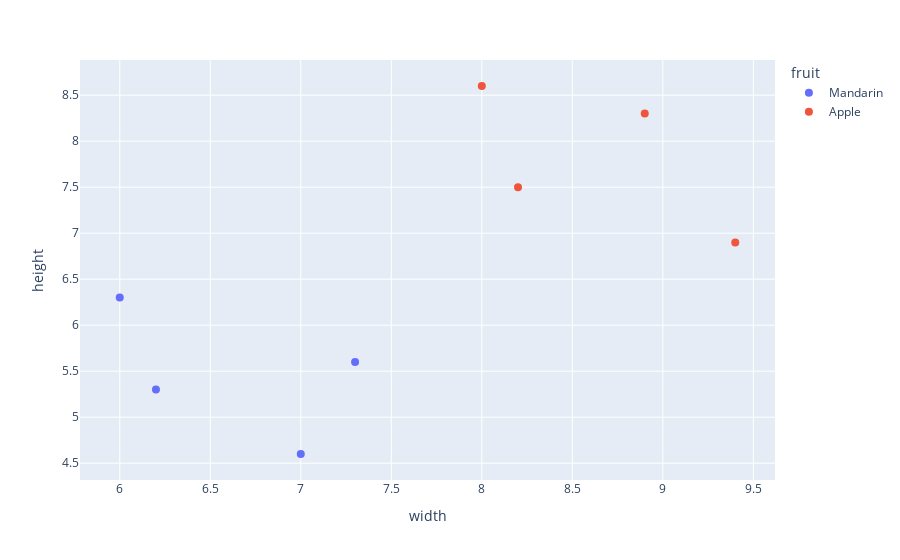

Notebook source saved alongside this figure:
### Code cell
# Plot dataset
fig = px.scatter(df, x="width", y="height", color="fruit", color_continuous_scale='Bluered_r')
fig.update_traces(marker_size=8)
fig.show()

### Figure 1 — Plotly figure (JSON) as saved in the notebook; plotly's stock layout.template omitted (floating-point values rounded to 4 significant figures)
{"data": [{"hovertemplate": "fruit=Mandarin<br>width=%{x}<br>height=%{y}<extra></extra>", "legendgroup": "Mandarin", "marker": {"color": "#636efa", "size": 8, "symbol": "circle"}, "mode": "markers", "name": "Mandarin", "orientation": "v", "showlegend": true, "type": "scatter", "x": [7, 6.2, 7.3, 6], "xaxis": "x", "y": [4.6, 5.3, 5.6, 6.3], "yaxis": "y"}, {"hovertemplate": "fruit=Apple<br>width=%{x}<br>height=%{y}<extra></extra>", "legendgroup": "Apple", "marker": {"color": "#EF553B", "size": 8, "symbol": "circle"}, "mode": "markers", "name": "Apple", "orientation": "v", "showlegend": true, "type": "scatter", "x": [9.4, 8.2, 8.9, 8], "xaxis": "x", "y": [6.9, 7.5, 8.3, 8.6], "yaxis": "y"}], "layout": {"legend": {"title": {"text": "fruit"}, "tracegroupgap": 0}, "margin": {"t": 60}, "xaxis": {"anchor": "y", "domain": [0, 1], "title": {"text": "width"}}, "yaxis": {"anchor": "x", "domain": [0, 1], "title": {"text": "height"}}}}
